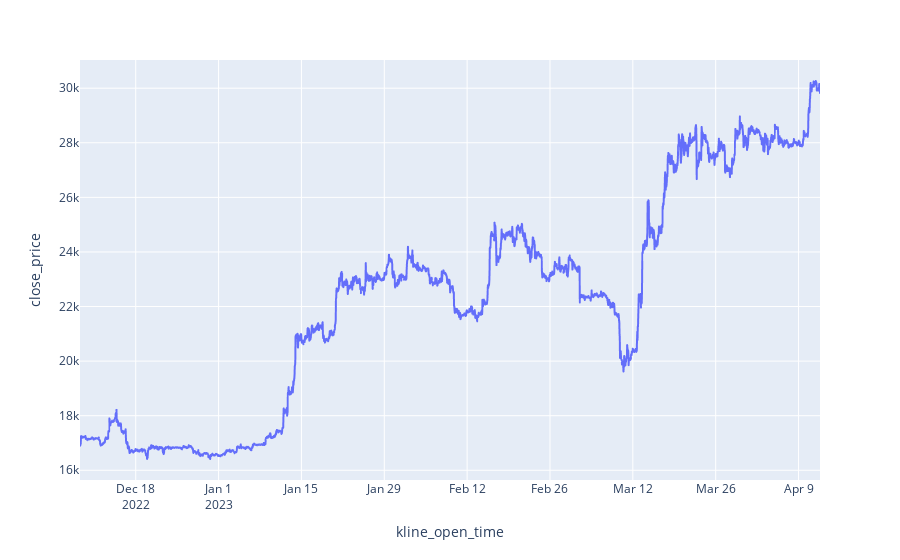

This figure's notebook cell:
### Code cell
fig = px.line(res, x="kline_open_time", y="close_price")
fig.show()

### Figure 1 — Plotly figure (JSON) as saved in the notebook; plotly's stock layout.template omitted (floating-point values rounded to 4 significant figures; data arrays with more than 128 entries replaced by an {"elided": "..."} marker saying what was removed)
{"data": [{"hovertemplate": "kline_open_time=%{x}<br>close_price=%{y}<extra></extra>", "legendgroup": "", "line": {"color": "#636efa", "dash": "solid"}, "marker": {"symbol": "circle"}, "mode": "lines", "name": "", "showlegend": false, "type": "scattergl", "x": {"elided": "3000 str values"}, "xaxis": "x", "y": {"elided": "3000 float values"}, "yaxis": "y"}], "layout": {"legend": {"tracegroupgap": 0}, "margin": {"t": 60}, "xaxis": {"anchor": "y", "domain": [0, 1], "title": {"text": "kline_open_time"}}, "yaxis": {"anchor": "x", "domain": [0, 1], "title": {"text": "close_price"}}}}
